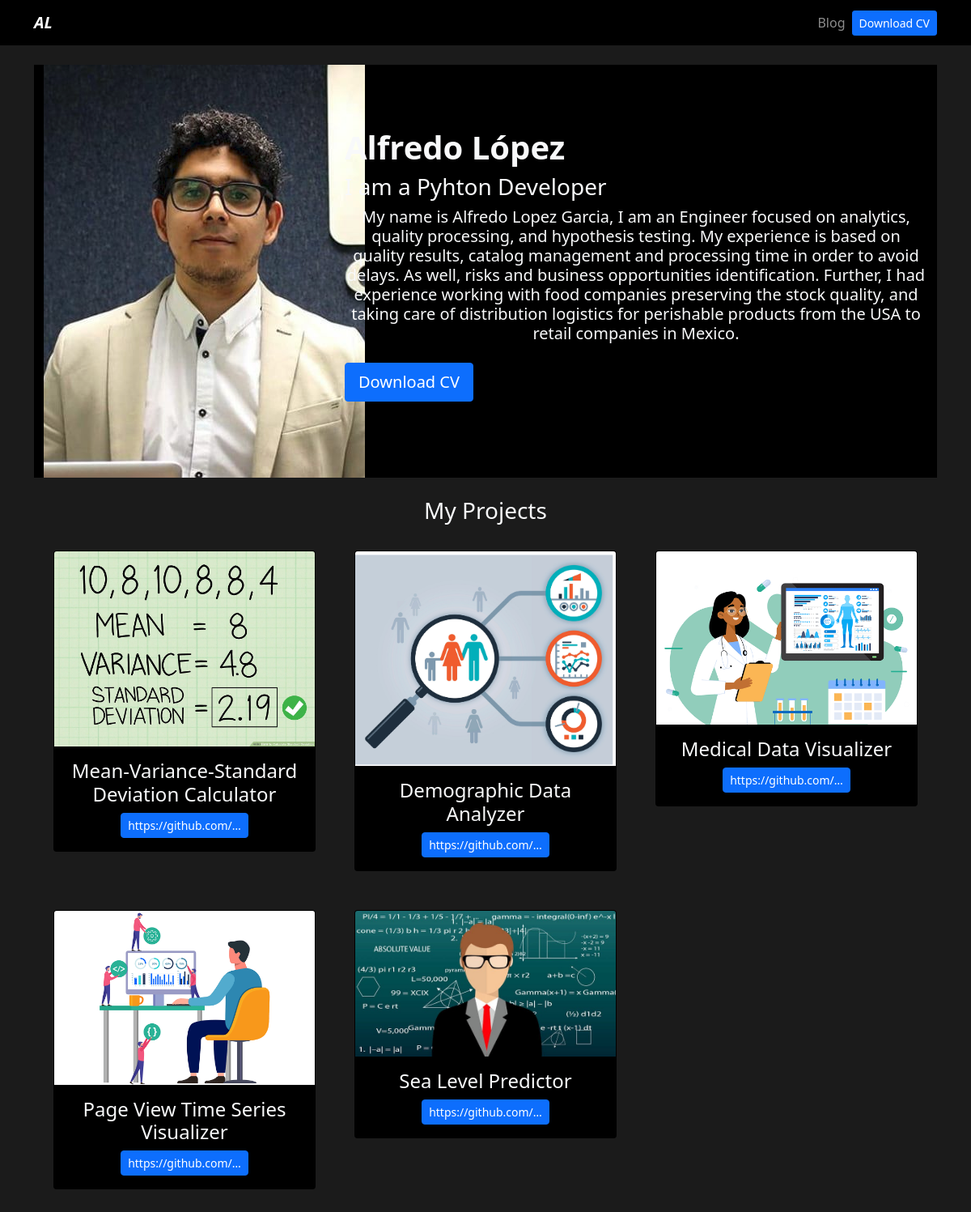
The page / on the database its author committed.
### portfolio/models.py (models this page shows)
class Project(models.Model):
    title = CharField(max_length=100)
    description = CharField(max_length=250)
    image = ImageField(upload_to="portfolio/images/")
    url = URLField(blank=True)

### portfolio/views.py (the view)
# urls.py: 2. Add a URL to urlpatterns:  path('', views.home, name='home')
def home (request):
    projects = Project.objects.all()
    return render(request, 'home.html', {'projects': projects})

### portfolio/templates/home.html
{% extends 'layout.html' %}
{% block content%}
{% load static %}
<header class="row bg-black">
    <div class="col-md-4">
        <img src='{% static 'portfolio/profile1.png'%}' alt='profile'>
    </div>
    <div class="col-md-8 my-auto">
        <h1><strong>Alfredo López</strong></h1>
        <h3>I am a Pyhton Developer</h3>
        <h5 class="text-center">
            My name is Alfredo Lopez Garcia, I am an Engineer focused on analytics, quality processing, and hypothesis testing.
            My experience is based on quality results, catalog management and processing time in order to avoid delays. As well, risks
            and business opportunities identification. Further, I had experience working with food companies preserving the stock quality,
            and taking care of distribution logistics for perishable products from the USA to retail companies in Mexico.
        </h5>
        <a href="{% static 'portfolio/Alfredo_LopezCV.pdf' %}"
            class='btn btn-primary btn-lg rounded-2 my-3'>
            Download CV
        </a>
    </div>
</header>
<div class="row my-4 text-center">
    <h3>My Projects</h3>
    {%for project in projects%}
        <div class="col-md-4 p-4">
            <div class="card bg-black card-project">
                <img src="{{project.image.url}}" alt="{{project.title}}" class="card-img-top"/>
                <div class="card-body">
                    <h4>{{project.title}}</h4>
                    {% if project.url %}
                        <a
                            class='btn btn-primary rounded-2 btn-sm text-wrap'
                            href='{{project.url}}'
                            target="_blank">{{project.url|truncatechars:20}}
                        </a>
                    {% endif %}
                </div>
            </div>
        </div>
    {% endfor %}
</div>
{% endblock %}

### portfolio/static/main.css (style rules this page uses)
body { background: #1b1b1b; }
.bg-black { background: #000; }

### rows shown on the page
Project: image (picture), title "Mean-Variance-Standard Deviation Calculator", url "https://github.com/…"
Project: image (picture), title "Demographic Data Analyzer", url "https://github.com/…"
Project: image (picture), title "Medical Data Visualizer", url "https://github.com/…"
Project: image (picture), title "Page View Time Series Visualizer", url "https://github.com/…"
Project: image (picture), title "Sea Level Predictor", url "https://github.com/…"
